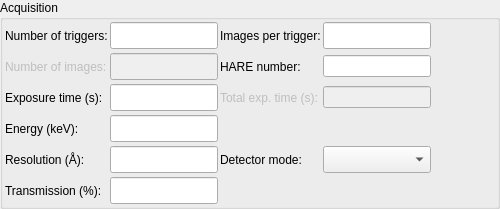
<?xml version="1.0" encoding="UTF-8"?>
<ui version="4.0">
 <class>AcquisitionWidgetVerticalLayout</class>
 <widget class="QWidget" name="AcquisitionWidgetVerticalLayout">
  <property name="geometry">
   <rect>
    <x>0</x>
    <y>0</y>
    <width>500</width>
    <height>206</height>
   </rect>
  </property>
  <property name="sizePolicy">
   <sizepolicy hsizetype="Preferred" vsizetype="Preferred">
    <horstretch>0</horstretch>
    <verstretch>0</verstretch>
   </sizepolicy>
  </property>
  <property name="maximumSize">
   <size>
    <width>32767</width>
    <height>32767</height>
   </size>
  </property>
  <property name="windowTitle">
   <string>Acquisition widget</string>
  </property>
  <layout class="QGridLayout" name="gridLayout">
   <property name="margin">
    <number>0</number>
   </property>
   <item row="0" column="0">
    <widget class="QGroupBox" name="acq_gbox">
     <property name="sizePolicy">
      <sizepolicy hsizetype="Preferred" vsizetype="Fixed">
       <horstretch>0</horstretch>
       <verstretch>0</verstretch>
      </sizepolicy>
     </property>
     <property name="maximumSize">
      <size>
       <width>32767</width>
       <height>32767</height>
      </size>
     </property>
     <property name="title">
      <string>Acquisition</string>
     </property>
     <layout class="QGridLayout" name="gridLayout_2">
      <property name="margin">
       <number>2</number>
      </property>
      <property name="spacing">
       <number>2</number>
      </property>
      <item row="0" column="0">
       <layout class="QGridLayout" name="gridLayout_3">
        <property name="horizontalSpacing">
         <number>2</number>
        </property>
        <property name="verticalSpacing">
         <number>4</number>
        </property>
        <property name="leftMargin">
         <number>0</number>
        </property>
        <property name="topMargin">
         <number>0</number>
        </property>
        <item row="0" column="1">
         <widget class="QLineEdit" name="num_triggers_ledit">
          <property name="enabled">
           <bool>true</bool>
          </property>
          <property name="minimumSize">
           <size>
            <width>50</width>
            <height>27</height>
           </size>
          </property>
          <property name="maximumSize">
           <size>
            <width>120</width>
            <height>27</height>
           </size>
          </property>
         </widget>
        </item>
        <item row="1" column="1">
         <widget class="QLineEdit" name="num_images_ledit">
          <property name="enabled">
           <bool>false</bool>
          </property>
          <property name="minimumSize">
           <size>
            <width>50</width>
            <height>27</height>
           </size>
          </property>
          <property name="maximumSize">
           <size>
            <width>120</width>
            <height>27</height>
           </size>
          </property>
         </widget>
        </item>
        <item row="3" column="0">
         <widget class="QLabel" name="energy_label">
          <property name="minimumSize">
           <size>
            <width>0</width>
            <height>27</height>
           </size>
          </property>
          <property name="maximumSize">
           <size>
            <width>16777215</width>
            <height>27</height>
           </size>
          </property>
          <property name="text">
           <string>Energy (keV):</string>
          </property>
          <property name="wordWrap">
           <bool>false</bool>
          </property>
         </widget>
        </item>
        <item row="5" column="0">
         <widget class="QLabel" name="transmission_label">
          <property name="sizePolicy">
           <sizepolicy hsizetype="Preferred" vsizetype="Preferred">
            <horstretch>0</horstretch>
            <verstretch>0</verstretch>
           </sizepolicy>
          </property>
          <property name="minimumSize">
           <size>
            <width>0</width>
            <height>27</height>
           </size>
          </property>
          <property name="maximumSize">
           <size>
            <width>16777215</width>
            <height>27</height>
           </size>
          </property>
          <property name="text">
           <string>Transmission (%):</string>
          </property>
          <property name="wordWrap">
           <bool>false</bool>
          </property>
         </widget>
        </item>
        <item row="3" column="1">
         <widget class="QLineEdit" name="energy_ledit">
          <property name="minimumSize">
           <size>
            <width>50</width>
            <height>27</height>
           </size>
          </property>
          <property name="maximumSize">
           <size>
            <width>120</width>
            <height>27</height>
           </size>
          </property>
         </widget>
        </item>
        <item row="2" column="0">
         <widget class="QLabel" name="exp_time_label">
          <property name="minimumSize">
           <size>
            <width>0</width>
            <height>27</height>
           </size>
          </property>
          <property name="maximumSize">
           <size>
            <width>16777215</width>
            <height>27</height>
           </size>
          </property>
          <property name="text">
           <string>Exposure time (s):</string>
          </property>
          <property name="wordWrap">
           <bool>false</bool>
          </property>
         </widget>
        </item>
        <item row="1" column="0">
         <widget class="QLabel" name="num_images_label">
          <property name="enabled">
           <bool>false</bool>
          </property>
          <property name="minimumSize">
           <size>
            <width>0</width>
            <height>27</height>
           </size>
          </property>
          <property name="maximumSize">
           <size>
            <width>16777215</width>
            <height>27</height>
           </size>
          </property>
          <property name="acceptDrops">
           <bool>true</bool>
          </property>
          <property name="text">
           <string>Number of images:</string>
          </property>
          <property name="wordWrap">
           <bool>false</bool>
          </property>
         </widget>
        </item>
        <item row="0" column="4">
         <widget class="QLineEdit" name="num_images_per_trigger_ledit">
          <property name="minimumSize">
           <size>
            <width>50</width>
            <height>27</height>
           </size>
          </property>
          <property name="maximumSize">
           <size>
            <width>120</width>
            <height>27</height>
           </size>
          </property>
         </widget>
        </item>
        <item row="2" column="1">
         <widget class="QLineEdit" name="exp_time_ledit">
          <property name="minimumSize">
           <size>
            <width>50</width>
            <height>27</height>
           </size>
          </property>
          <property name="maximumSize">
           <size>
            <width>120</width>
            <height>27</height>
           </size>
          </property>
         </widget>
        </item>
        <item row="4" column="1">
         <widget class="QLineEdit" name="resolution_ledit">
          <property name="minimumSize">
           <size>
            <width>50</width>
            <height>27</height>
           </size>
          </property>
          <property name="maximumSize">
           <size>
            <width>120</width>
            <height>27</height>
           </size>
          </property>
         </widget>
        </item>
        <item row="5" column="1">
         <widget class="QLineEdit" name="transmission_ledit">
          <property name="minimumSize">
           <size>
            <width>50</width>
            <height>27</height>
           </size>
          </property>
          <property name="maximumSize">
           <size>
            <width>120</width>
            <height>27</height>
           </size>
          </property>
         </widget>
        </item>
        <item row="0" column="3">
         <widget class="QLabel" name="images_per_trigger_label">
          <property name="minimumSize">
           <size>
            <width>0</width>
            <height>27</height>
           </size>
          </property>
          <property name="maximumSize">
           <size>
            <width>1200</width>
            <height>27</height>
           </size>
          </property>
          <property name="text">
           <string>Images per trigger:</string>
          </property>
          <property name="wordWrap">
           <bool>false</bool>
          </property>
         </widget>
        </item>
        <item row="4" column="0">
         <widget class="QLabel" name="resolution_label">
          <property name="minimumSize">
           <size>
            <width>0</width>
            <height>27</height>
           </size>
          </property>
          <property name="maximumSize">
           <size>
            <width>16777215</width>
            <height>27</height>
           </size>
          </property>
          <property name="text">
           <string>Resolution (Å):</string>
          </property>
          <property name="wordWrap">
           <bool>false</bool>
          </property>
         </widget>
        </item>
        <item row="0" column="0">
         <widget class="QLabel" name="num_triggers_label">
          <property name="text">
           <string>Number of triggers:</string>
          </property>
         </widget>
        </item>
        <item row="4" column="3">
         <widget class="QLabel" name="detector_roi_mode_label">
          <property name="enabled">
           <bool>true</bool>
          </property>
          <property name="sizePolicy">
           <sizepolicy hsizetype="Fixed" vsizetype="Preferred">
            <horstretch>0</horstretch>
            <verstretch>0</verstretch>
           </sizepolicy>
          </property>
          <property name="minimumSize">
           <size>
            <width>0</width>
            <height>27</height>
           </size>
          </property>
          <property name="maximumSize">
           <size>
            <width>1200</width>
            <height>27</height>
           </size>
          </property>
          <property name="text">
           <string>Detector mode:</string>
          </property>
          <property name="wordWrap">
           <bool>false</bool>
          </property>
         </widget>
        </item>
        <item row="4" column="4">
         <widget class="QComboBox" name="detector_roi_mode_combo">
          <property name="enabled">
           <bool>true</bool>
          </property>
          <property name="minimumSize">
           <size>
            <width>50</width>
            <height>27</height>
           </size>
          </property>
          <property name="maximumSize">
           <size>
            <width>120</width>
            <height>27</height>
           </size>
          </property>
          <property name="toolTip">
           <string>Select necesaary detector mode</string>
          </property>
         </widget>
        </item>
        <item row="2" column="4">
         <widget class="QLineEdit" name="exp_time_total_ledit">
          <property name="enabled">
           <bool>false</bool>
          </property>
          <property name="minimumSize">
           <size>
            <width>50</width>
            <height>0</height>
           </size>
          </property>
          <property name="maximumSize">
           <size>
            <width>120</width>
            <height>16777215</height>
           </size>
          </property>
         </widget>
        </item>
        <item row="2" column="3">
         <widget class="QLabel" name="total_exp_time_label">
          <property name="enabled">
           <bool>false</bool>
          </property>
          <property name="text">
           <string>Total exp. time (s):</string>
          </property>
         </widget>
        </item>
        <item row="1" column="3">
         <widget class="QLabel" name="hare_num_label">
          <property name="text">
           <string>HARE number:</string>
          </property>
         </widget>
        </item>
        <item row="1" column="4">
         <widget class="QLineEdit" name="hare_num_ledit">
          <property name="minimumSize">
           <size>
            <width>50</width>
            <height>0</height>
           </size>
          </property>
          <property name="maximumSize">
           <size>
            <width>120</width>
            <height>16777215</height>
           </size>
          </property>
         </widget>
        </item>
       </layout>
      </item>
      <item row="0" column="1">
       <spacer name="horizontalSpacer">
        <property name="orientation">
         <enum>Qt::Horizontal</enum>
        </property>
        <property name="sizeHint" stdset="0">
         <size>
          <width>40</width>
          <height>20</height>
         </size>
        </property>
       </spacer>
      </item>
     </layout>
    </widget>
   </item>
  </layout>
 </widget>
 <layoutdefault spacing="6" margin="11"/>
 <pixmapfunction>qPixmapFromMimeSource</pixmapfunction>
 <resources/>
 <connections/>
</ui>
